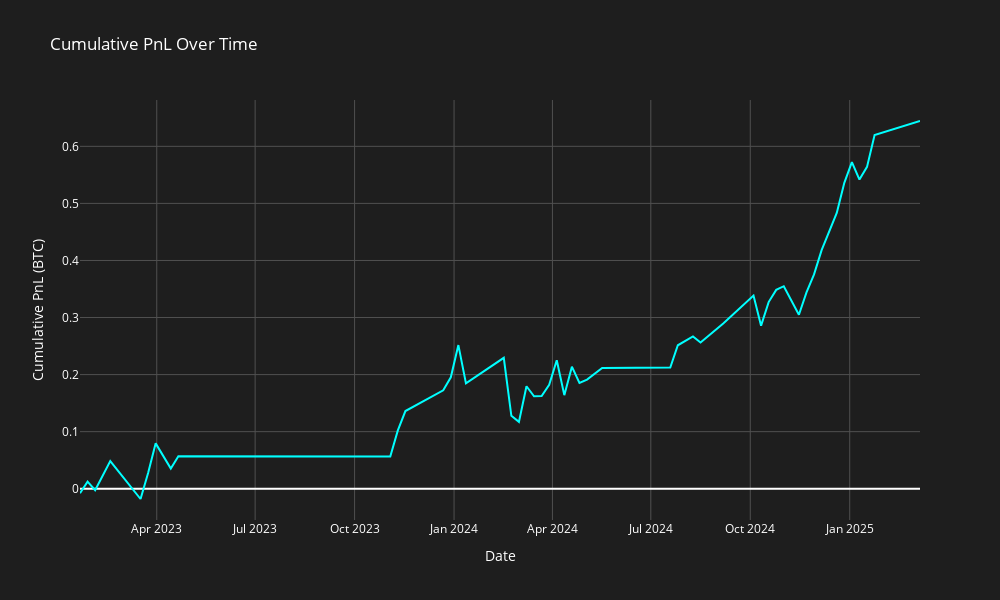
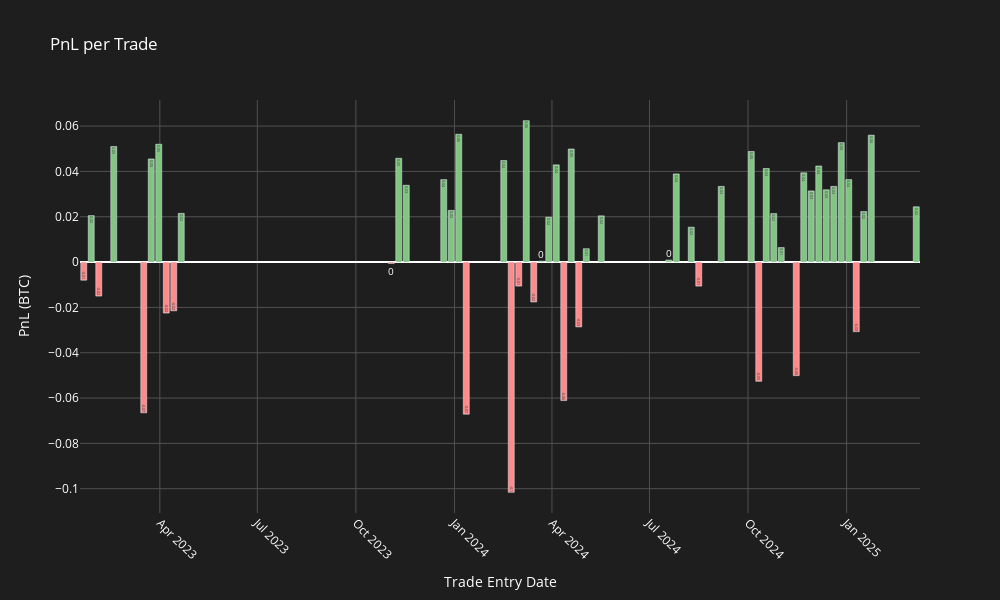

The code cell stored with these charts, in order, in its notebook:
### Code cell
# Calculate and display summary statistics
stats = calculate_summary_statistics(trade_df)
print("\nTrade Summary:")
for key, value in stats.items():
    print(f"{key.replace('_', ' ').title()}: {value:.2f}" if isinstance(value, float) else f"{key.replace('_', ' ').title()}: {value}")

# Generate and display plots
pnl_curve_fig, pnl_bar_fig = plot_pnl_charts(trade_df)
if pnl_curve_fig:
    pnl_curve_fig.show()
if pnl_bar_fig:
    pnl_bar_fig.show()
